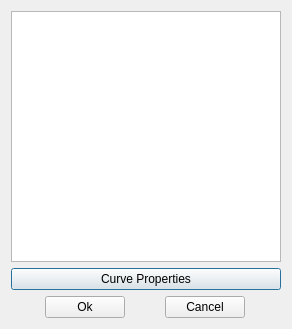
<?xml version="1.0" encoding="UTF-8"?>
<ui version="4.0">
 <class>CurveSelection</class>
 <widget class="QDialog" name="CurveSelection">
  <property name="geometry">
   <rect>
    <x>0</x>
    <y>0</y>
    <width>292</width>
    <height>329</height>
   </rect>
  </property>
  <property name="windowTitle">
   <string>Select visible curves</string>
  </property>
  <layout class="QVBoxLayout" name="verticalLayout">
   <item>
    <widget class="QListWidget" name="lstCurves"/>
   </item>
   <item>
    <widget class="QPushButton" name="btnProperties">
     <property name="text">
      <string>Curve Properties</string>
     </property>
    </widget>
   </item>
   <item>
    <layout class="QHBoxLayout" name="horizontalLayout">
     <item>
      <widget class="QPushButton" name="okButton">
       <property name="sizePolicy">
        <sizepolicy hsizetype="Fixed" vsizetype="Fixed">
         <horstretch>0</horstretch>
         <verstretch>0</verstretch>
        </sizepolicy>
       </property>
       <property name="text">
        <string>Ok</string>
       </property>
       <property name="checked">
        <bool>false</bool>
       </property>
      </widget>
     </item>
     <item>
      <widget class="QPushButton" name="cancelButton">
       <property name="sizePolicy">
        <sizepolicy hsizetype="Fixed" vsizetype="Fixed">
         <horstretch>0</horstretch>
         <verstretch>0</verstretch>
        </sizepolicy>
       </property>
       <property name="text">
        <string>Cancel</string>
       </property>
      </widget>
     </item>
    </layout>
   </item>
  </layout>
 </widget>
 <resources/>
 <connections/>
</ui>
